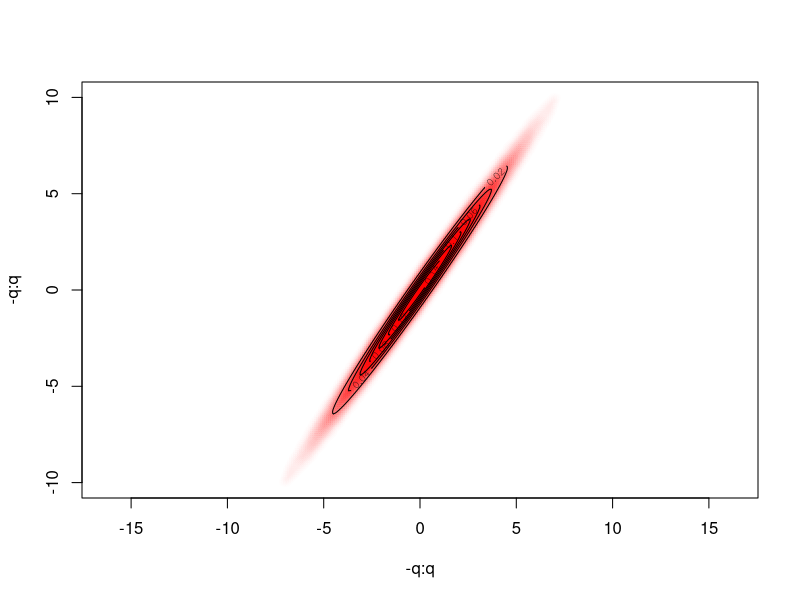

Write R code to recreate this figure.
norm = function(x, y, mu, sigma) {
  x = matrix(c(x, y), 2, 1)
  k = 1 / sqrt((2 * pi) ^ 2 * det(sigma))
  e = exp(-0.5 * t(x - mu) %*% solve(sigma) %*% x - mu)
  return(k * e)
}
par(bg = 'white', fg = 'black')
a = matrix(c(5,7,7,10), nrow = 2, ncol = 2 ) 
q=10;
plot(-q:q, -q:q, type = "n",asp=1)
x=seq(-q, q, 0.1)
y=seq(-q, q, 0.1)


for(i in x){
  for(j in y){
    z = c(i, j)
    plot = norm(i,j,0,a)
    color = adjustcolor("red", plot*2 )
    points(z[1], z[2], pch = 21,col=color,bg=color)
  }
}



z = outer(x, y, function(x, y) {
  sapply(1:length(x), function(i) norm(x[i], y[i], 0, a))
  
})

contour(x,y,z,add=T ,asp=1,lwd = 1)